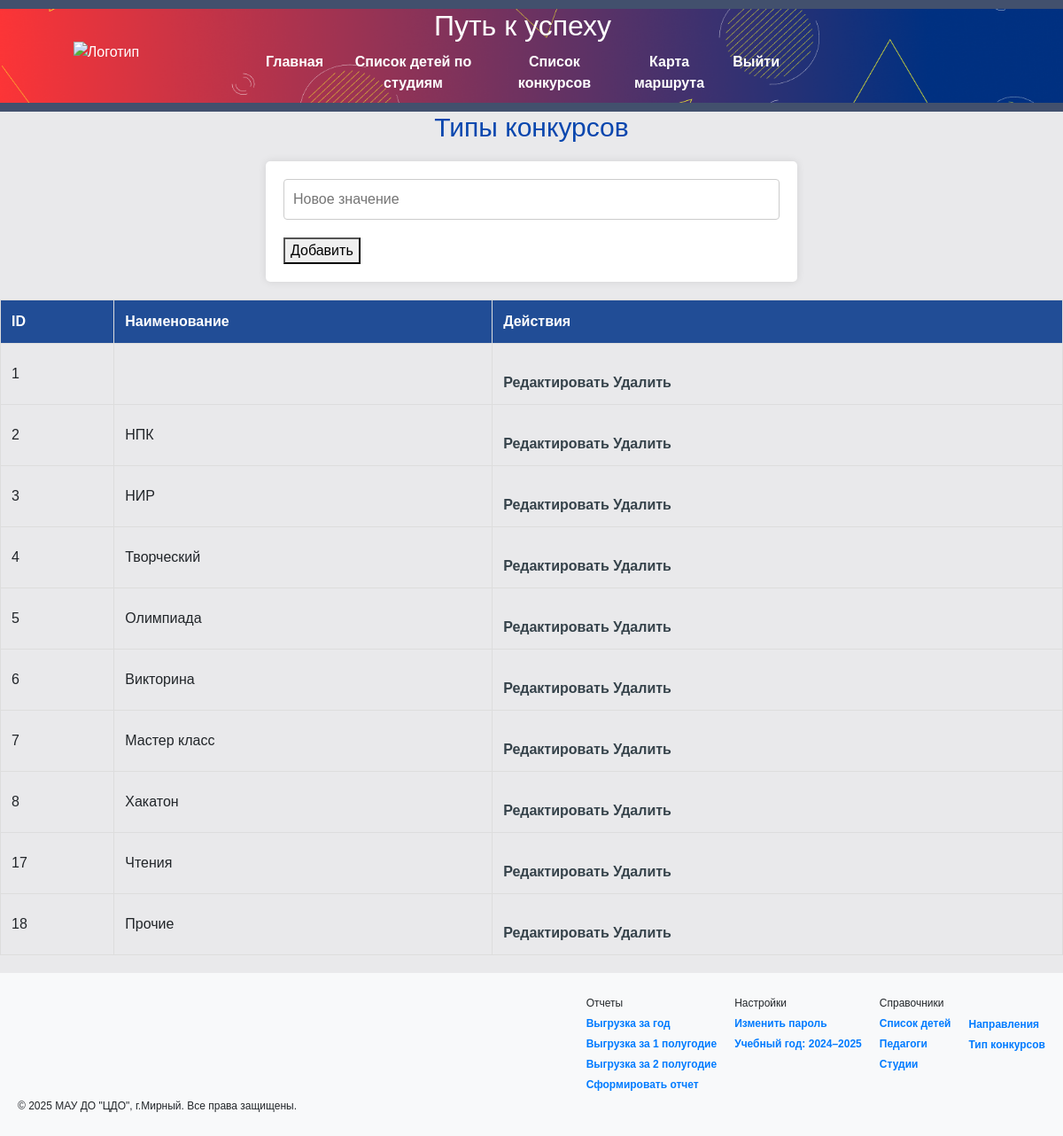
The page /reference/event_type (signed in) on the database its author committed.
### tables this page shows
CREATE TABLE event_type (
        id INTEGER PRIMARY KEY AUTOINCREMENT,
        name TEXT NOT NULL UNIQUE
    );

### flask_app.py (the view)
@app.route('/reference/<ref_type>')
def reference(ref_type):
    tables = {
        'event_type': 'event_type',
        'napravlenie': 'spr_napravlenie',
        'studya': 'spr_studya',
        'teacher': 'teacher'
    }
    if ref_type not in tables:
        flash("Неизвестный справочник", "error")
        return redirect(url_for('index'))
    table_name = tables[ref_type]
    conn = get_db_connection()
    conn.row_factory = sqlite3.Row
    cursor = conn.cursor()
    cursor.execute(f"SELECT * FROM {table_name}")
    items = [dict(row) for row in cursor.fetchall()]
    conn.close()
    titles = {
        'event_type': 'Типы конкурсов',
        'napravlenie': 'Направления',
        'studya': 'Студии',
        'teacher': 'Педагоги'
    }
    return render_template('reference.html', items=items, title=titles[ref_type], ref_type=ref_type)

### flask_app.py (called while the page is built)
@app.before_request
def before_request():
    if 'username' not in session and request.endpoint not in ['login', 'static']:
        return redirect(url_for('login'))
    if 'username' in session and request.endpoint not in ['login', 'static']:
        username = session['username']
        year_1, year_2 = get_user_year_settings(username)
        session['year_1'] = year_1
        session['year_2'] = year_2
        session.modified = True

### sql_utils/crud_db.py (called while the page is built)
def get_user_year_settings(username):
    try:
        conn = get_db_connection()
        cursor = conn.cursor()
        cursor.execute("""
             SELECT year_1, year_2 FROM user_settings
             WHERE user=?
             ORDER BY id DESC
             LIMIT 1
         """, (username,))
        result = cursor.fetchone()
        if result:
            return result[0], result[1]
        return 2024, 2025  # значения по умолчанию
    except Exception as e:
        flash(f'Ошибка получения настроек пользователя: {e}', 'error')
        return 2024, 2025
    finally:
        conn.close()

### sql_utils/db_helpers.py (called while the page is built)
def get_db_connection():
    conn = sqlite3.connect('date_source.db')
    conn.row_factory = sqlite3.Row
    return conn

### templates/reference.html (shortened to what this page needs)
{% extends 'base.html' %}
{% block content %}
<h2>{{ title }}</h2>
<form method="POST" action="{{ url_for('add_reference', ref_type=ref_type) }}">
    <input type="text" name="name" placeholder="Новое значение" required>
    <button type="submit">Добавить</button>
</form>
<table class="reference-table">
    <thead>
        <tr>
            <th>ID</th>
            <th>Наименование</th>
            <th>Действия</th>
        </tr>
    </thead>
    <tbody>
        {% for item in items %}
        <tr>
            <td>{{ item.id }}</td>
            <td>{{ item.name }}</td>
            <td>
                <a href="{{ url_for('edit_reference', ref_type=ref_type, id=item.id) }}">Редактировать</a>
                <a href="{{ url_for('delete_reference', ref_type=ref_type, id=item.id) }}" onclick="return confirm('Удалить?')">Удалить</a>
            </td>
        </tr>
        {% endfor %}
    </tbody>
</table>
{% endblock %}

### static/styles.css (style rules this page uses)
html, body { margin: 0; }
body { font-family: Arial, sans-serif; margin: 0; padding: 0; background-color: #E9E9EB; width: 100%; box-sizing: border-box; }
h2 { text-align: center; color: #0846AE; font-size: 30px; }
table { width: 100%; border-collapse: collapse; margin: 20px 0; }
table, th, td { border: 1px solid #ddd; }
th, td { padding: 12px; text-align: left; }
th { background-color: #214D96; color: white; }
form { background: #ffffff; border-radius: 5px; padding: 20px; box-shadow: 0 0 10px rgba(0, 0, 0, 0.1); max-width: 600px; margin: 20px auto; }
select, input[type="date"], input[type="text"], input[type="file"] { width: 100%; padding: 10px; margin-bottom: 20px; border: 1px solid #ccc; border-radius: 4px; box-sizing: border-box; }
a { display: inline-block; margin-top: 20px; text-decoration: none; color: #35424a; font-weight: bold; }

### rows shown on the page
event_type: id "2", name "НПК"
event_type: id "3", name "НИР"
event_type: id "4", name "Творческий"
event_type: id "5", name "Олимпиада"
event_type: id "6", name "Викторина"
event_type: id "7", name "Мастер класс"
event_type: id "8", name "Хакатон"
event_type: id "17", name "Чтения"
event_type: id "18", name "Прочие"

### other values the page prints
{{ title }} "Типы конкурсов"
{{ item.id }} "1"
{{ session.year_1 }} "2024"
{{ session.year_2 }} "2025"
